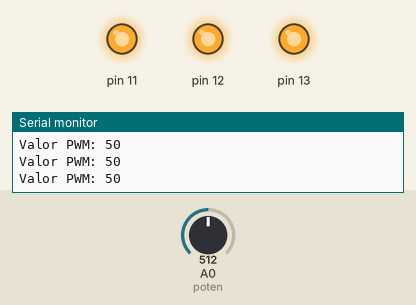
Bench run of a sketch on a simulated Arduino Uno, built with avr-gcc and run on an emulated ATmega328P. On the bench: output pins drawn as LEDs (lit = HIGH), the last lines printed to the serial monitor. Inputs (shaded band) come from the test bench; at power-on: A0 (poten) = 512.

Above: at 1.2 s.
1.3 s: A0 (poten) set to 502
At 2.3 s:
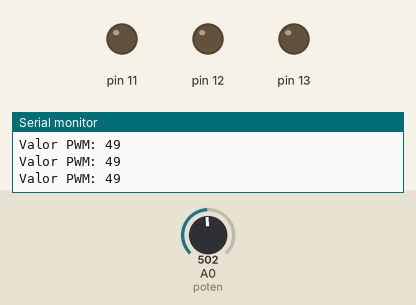
2.9 s: A0 (poten) set to 716
At 3.06 s:
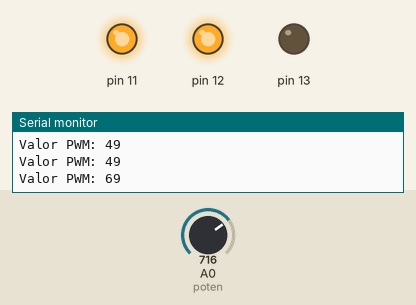
4.6 s: A0 (poten) set to 511
At 5.1 s:
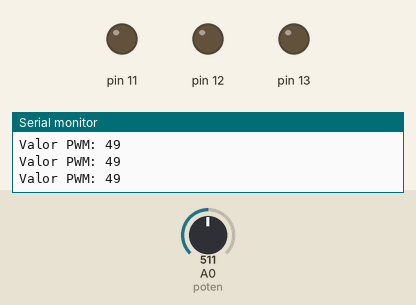
6.2 s: A0 (poten) set to 900
At 7.1 s:
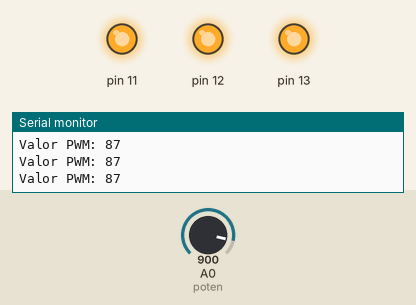
Timing chart, 0 to 8.9 s (numbered marks = the images above; inputs shaded):
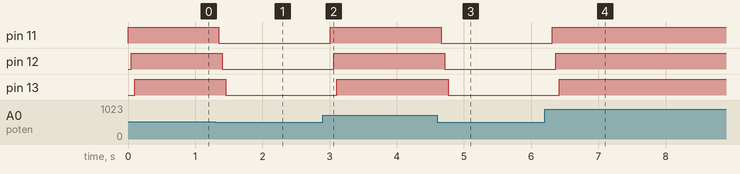

The sketch:

map.ino
```cpp
#define led 11
#define led1 12
#define led2 13
#define poten A0


void setup()
{
  Serial.begin(9600);
  pinMode(poten,INPUT);
  for(int i=led;i<=led2;i++)
  {
    pinMode(i,OUTPUT);
  }
}

void loop()
{
  int val = analogRead(poten);
  int m = map(val,0,1023,0,100);
  Serial.print("Valor PWM: ");
  Serial.println(m);
  for(int i=led;i<=led2;i++)
  {
    if(m>=50)
    {
     digitalWrite(i,HIGH);

    }
    else
    {
     digitalWrite(i,LOW);

    }
    //Envio de datos

    delay(50);
  }

}
```

Measured:
- the behaviour switches between 512 and 511 on A0 (poten) (found by bisection; images 0 and 1)
- after the input at 1.3 s, pin 11: HIGH → LOW after 0.05 s; pin 12: HIGH → LOW after 0.10 s; pin 13: HIGH → LOW after 0.15 s
- after the input at 2.9 s, pin 11: LOW → HIGH after 0.11 s; pin 12: LOW → HIGH after 0.16 s; pin 13: LOW → HIGH after 0.21 s
- after the input at 4.6 s, pin 11: HIGH → LOW after 0.06 s; pin 12: HIGH → LOW after 0.11 s; pin 13: HIGH → LOW after 0.16 s
- after the input at 6.2 s, pin 11: LOW → HIGH after 0.12 s; pin 12: LOW → HIGH after 0.17 s; pin 13: LOW → HIGH after 0.22 s
